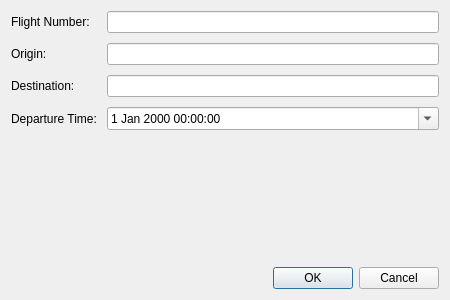
<?xml version="1.0" encoding="UTF-8"?>
<ui version="4.0">
 <class>FlightDialog</class>
 <widget class="QDialog" name="FlightDialog">
  <property name="geometry">
   <rect>
    <x>0</x>
    <y>0</y>
    <width>450</width>
    <height>300</height>
   </rect>
  </property>
  <property name="windowTitle">
   <string>Flight Details</string>
  </property>
  <layout class="QVBoxLayout" name="verticalLayout">
   <item>
    <layout class="QFormLayout" name="formLayout">
     <property name="spacing">
      <number>10</number>
     </property>
     <item row="0" column="0">
      <widget class="QLabel" name="flightNumberLabel">
       <property name="text">
        <string>Flight Number:</string>
       </property>
      </widget>
     </item>
     <item row="0" column="1">
      <widget class="QLineEdit" name="flightNumberEdit"/>
     </item>
     <item row="1" column="0">
      <widget class="QLabel" name="originLabel">
       <property name="text">
        <string>Origin:</string>
       </property>
      </widget>
     </item>
     <item row="1" column="1">
      <widget class="QLineEdit" name="originEdit"/>
     </item>
     <item row="2" column="0">
      <widget class="QLabel" name="destinationLabel">
       <property name="text">
        <string>Destination:</string>
       </property>
      </widget>
     </item>
     <item row="2" column="1">
      <widget class="QLineEdit" name="destinationEdit"/>
     </item>
     <item row="3" column="0">
      <widget class="QLabel" name="departureLabel">
       <property name="text">
        <string>Departure Time:</string>
       </property>
      </widget>
     </item>
     <item row="3" column="1">
      <widget class="QDateTimeEdit" name="departureEdit">
       <property name="calendarPopup">
        <bool>true</bool>
       </property>
      </widget>
     </item>
    </layout>
   </item>
   <item>
    <spacer name="verticalSpacer">
     <property name="orientation">
      <enum>Qt::Vertical</enum>
     </property>
     <property name="sizeHint" stdset="0">
      <size>
       <width>20</width>
       <height>40</height>
      </size>
     </property>
    </spacer>
   </item>
   <item>
    <widget class="QDialogButtonBox" name="buttonBox">
     <property name="orientation">
      <enum>Qt::Horizontal</enum>
     </property>
     <property name="standardButtons">
      <set>QDialogButtonBox::Cancel|QDialogButtonBox::Ok</set>
     </property>
    </widget>
   </item>
  </layout>
 </widget>
 <resources/>
 <connections>
  <connection>
   <sender>buttonBox</sender>
   <signal>accepted()</signal>
   <receiver>FlightDialog</receiver>
   <slot>accept()</slot>
   <hints>
    <hint type="sourcelabel">
     <x>248</x>
     <y>254</y>
    </hint>
    <hint type="destinationlabel">
     <x>157</x>
     <y>274</y>
    </hint>
   </hints>
  </connection>
  <connection>
   <sender>buttonBox</sender>
   <signal>rejected()</signal>
   <receiver>FlightDialog</receiver>
   <slot>reject()</slot>
   <hints>
    <hint type="sourcelabel">
     <x>316</x>
     <y>260</y>
    </hint>
    <hint type="destinationlabel">
     <x>286</x>
     <y>274</y>
    </hint>
   </hints>
  </connection>
 </connections>
</ui> 
